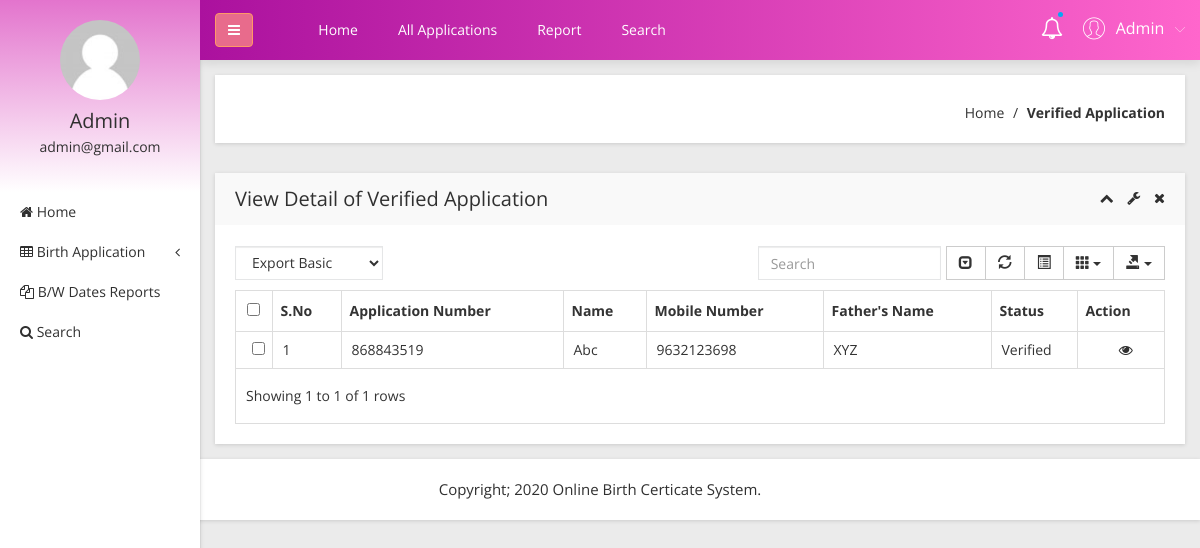
Page /obcs/admin/verified-birth-application.php (signed in) on the committed database.
### tables this page shows
CREATE TABLE `tblapplication` (
  `ID` int(10) NOT NULL,
  `UserID` int(5) NOT NULL,
  `ApplicationID` varchar(200) DEFAULT NULL,
  `DateofBirth` varchar(200) DEFAULT NULL,
  `Gender` varchar(50) DEFAULT NULL,
  `FullName` varchar(200) DEFAULT NULL,
  `PlaceofBirth` varchar(200) DEFAULT NULL,
  `NameofFather` varchar(200) DEFAULT NULL,
  `PermanentAdd` mediumtext DEFAULT NULL,
  `PostalAdd` mediumtext DEFAULT NULL,
  `MobileNumber` bigint(10) DEFAULT NULL,
  `Email` varchar(200) DEFAULT NULL,
  `Dateofapply` timestamp NULL DEFAULT current_timestamp(),
  `Remark` varchar(200) DEFAULT NULL,
  `Status` varchar(50) DEFAULT NULL,
  `UpdationDate` timestamp NULL DEFAULT NULL ON UPDATE current_timestamp()
);

### obcs/admin/verified-birth-application.php (the view, shortened to what this page needs)
<?php
include('includes/dbconnection.php');
if (strlen($_SESSION['obcsaid']==0)) {
  header('location:logout.php');
  } else{
  ?>
<!doctype html>
<html class="no-js" lang="en">
<head>
    <link rel="stylesheet" href="css/bootstrap.min.css">
    <link rel="stylesheet" href="css/font-awesome.min.css">
    <link rel="stylesheet" href="css/adminpro-custon-icon.css">
    <link rel="stylesheet" href="css/meanmenu.min.css">
    <link rel="stylesheet" href="css/jquery.mCustomScrollbar.min.css">
    <link rel="stylesheet" href="css/animate.css">
    <link rel="stylesheet" href="css/data-table/bootstrap-table.css">
    <link rel="stylesheet" href="css/data-table/bootstrap-editable.css">
    <link rel="stylesheet" href="css/normalize.css">
    <link rel="stylesheet" href="css/c3.min.css">
    <link rel="stylesheet" href="style.css">
    <link rel="stylesheet" href="css/responsive.css">
</head>
<body class="materialdesign">
    <div class="wrapper-pro">
      <?php include_once('includes/sidebar.php');?>
        <?php include_once('includes/header.php');?>
            <div class="breadcome-area mg-b-30 small-dn">
                <div class="container-fluid">
                    <div class="row">
                        <div class="col-lg-12">
                            <div class="breadcome-list shadow-reset">
                                <div class="row">
                                    <div class="col-lg-12">
                                        <ul class="breadcome-menu">
                                            <li><a href="dashboard.php">Home</a> <span class="bread-slash">/</span>
                                            </li>
                                            <li><span class="bread-blod">Verified Application</span>
                                            </li>
                                        </ul>
                                    </div>
                                </div>
                            </div>
                        </div>
                    </div>
                </div>
            </div>
            <div class="data-table-area mg-b-15">
                <div class="container-fluid">
                    <div class="row">
                        <div class="col-lg-12">
                            <div class="sparkline13-list shadow-reset">
                                <div class="sparkline13-hd">
                                    <div class="main-sparkline13-hd">
                                        <h1>View <span class="table-project-n">Detail of</span> Verified Application</h1>
                                        <div class="sparkline13-outline-icon">
                                            <span class="sparkline13-collapse-link"><i class="fa fa-chevron-up"></i></span>
                                            <span><i class="fa fa-wrench"></i></span>
                                            <span class="sparkline13-collapse-close"><i class="fa fa-times"></i></span>
                                        </div>
                                    </div>
                                </div>
                                <div class="sparkline13-graph">
                                    <div class="datatable-dashv1-list custom-datatable-overright">
                                        <div id="toolbar">
                                            <select class="form-control">
                                                <option value="">Export Basic</option>
                                            </select>
                                        </div>
                                        <table id="table" data-toggle="table" data-pagination="true" data-search="true" data-show-columns="true" data-show-pagination-switch="true" data-show-refresh="true" data-key-events="true" data-show-toggle="true" data-resizable="true" data-cookie="true" data-cookie-id-table="saveId" data-show-export="true" data-click-to-select="true" data-toolbar="#toolbar">
                                            <thead>
                                                <tr>
                                                    <th>S.No</th>
                                                    <th>Application Number</th>
                                                    <th>Name</th>
                                                    <th >Mobile Number</th>
                                                    <th>Father's Name</th>
                                                    <th>Status</th>
                                                    <th data-field="action">Action</th>
                                                </tr>
                                            </thead>
                                            <tbody>
                                              <?php
$sql="SELECT * from tblapplication where Status='Verified'";
$query = $dbh -> prepare($sql);
$query->execute();
$results=$query->fetchAll(PDO::FETCH_OBJ);
$cnt=1;
if($query->rowCount() > 0)
{
foreach($results as $row)
{               ?>
                                                <tr>
                                                    <td><?php echo htmlentities($cnt);?></td>
                                                    <td><?php  echo htmlentities($row->ApplicationID);?></td>
                                                    <td><?php  echo htmlentities($row->FullName);?></td>
                                                   <td><?php  echo htmlentities($row->MobileNumber);?></td>
                                                    <td><?php  echo htmlentities($row->NameofFather);?></td>
                                                  <?php if($row->Status==""){ ?>
                     <td><?php echo "Still Pending"; ?></td>
<?php } else { ?>                  <td><?php  echo htmlentities($row->Status);?>
                  </td>
                  <?php } ?>
                                                    <td class="datatable-ct"><a href="view-application-detail.php?viewid=<?php echo htmlentities ($row->ID);?>"><i class="fa fa-eye" aria-hidden="true"></i></a>
                                                    </td>
                                                </tr>
                                             <?php $cnt=$cnt+1;}} ?>
                                            </tbody>
                                        </table>
                                    </div>
                                </div>
                            </div>
                        </div>
                    </div>
                </div>
            </div>
        </div>
    </div>
  <?php include_once('includes/footer.php');?>
</body>
</html><?php }  ?>

### obcs/admin/includes/sidebar.php (shortened to what this page needs)
     <?php
include('includes/dbconnection.php');
if (strlen($_SESSION['obcsaid']==0)) {
  header('location:logout.php');
  } else{
  ?>
  <div class="left-sidebar-pro">
            <nav id="sidebar">
                <div class="sidebar-header">
                    <a href="#"><img src="img/message/avatar.jpg" alt="" />
                    </a>
                    <?php
$aid=$_SESSION['obcsaid'];
$sql="SELECT AdminName,Email from  tbladmin where ID=:aid";
$query = $dbh -> prepare($sql);
$query->bindParam(':aid',$aid,PDO::PARAM_STR);
$query->execute();
$results=$query->fetchAll(PDO::FETCH_OBJ);
$cnt=1;
if($query->rowCount() > 0)
{
foreach($results as $row)
{               ?>
                    <h3> <?php  echo $row->AdminName;?></h3>
                    <p> <?php  echo $row->Email;?></p>
                  <?php $cnt=$cnt+1;}} ?>
                </div>
                <div class="left-custom-menu-adp-wrap">
                    <ul class="nav navbar-nav left-sidebar-menu-pro">
                        <li class="nav-item">
                            <a href="dashboard.php" role="button" aria-expanded="false"><i class="fa big-icon fa-home"></i> <span class="mini-dn">Home</span> </a>
                        </li>
                        <li class="nav-item"><a href="#" data-toggle="dropdown" role="button" aria-expanded="false" class="nav-link dropdown-toggle"><i class="fa big-icon fa-table"></i> <span class="mini-dn">Birth Application</span> <span class="indicator-right-menu mini-dn"><i class="fa indicator-mn fa-angle-left"></i></span></a>
                        </li>
                        <li class="nav-item">
                            <a href="between-dates-report.php" role="button" aria-expanded="false"><i class="fa big-icon fa-files-o"></i> <span class="mini-dn">B/W Dates Reports</span> </a>
                        </li>
                        <li class="nav-item">
                            <a href="search.php" role="button" aria-expanded="false"><i class="fa fa-search"></i> <span class="mini-dn">Search</span> </a>
                        </li>
                    </ul>
                </div>
            </nav>
        </div>
        <?php }  ?>

### obcs/admin/includes/header.php (shortened to what this page needs)
      <?php
include('includes/dbconnection.php');
if (strlen($_SESSION['obcsaid']==0)) {
  header('location:logout.php');
  } else{
  ?>
 <div class="content-inner-all">
            <div class="header-top-area">
                <div class="fixed-header-top">
                    <div class="container-fluid">
                        <div class="row">
                            <div class="col-lg-1 col-md-6 col-sm-6 col-xs-12">
                                <button type="button" id="sidebarCollapse" class="btn bar-button-pro header-drl-controller-btn btn-info navbar-btn">
                                    <i class="fa fa-bars"></i>
                                </button>
                            </div>
                            <div class="col-lg-6 col-md-1 col-sm-1 col-xs-12">
                                <div class="header-top-menu tabl-d-n">
                                    <ul class="nav navbar-nav mai-top-nav">
                                        <li class="nav-item"><a href="dashboard.php" class="nav-link">Home</a>
                                        </li>
                                        <li class="nav-item"><a href="all-birth-application.php" class="nav-link">All Applications</a>
                                        </li>
                                        <li class="nav-item"><a href="between-dates-report.php" class="nav-link">Report</a>
                                        </li>
                                        <li class="nav-item"><a href="search.php" class="nav-link">Search</a>
                                        </li>
                                    </ul>
                                </div>
                            </div>
                            <div class="col-lg-5 col-md-5 col-sm-6 col-xs-12">
                                <div class="header-right-info">
                                    <ul class="nav navbar-nav mai-top-nav header-right-menu">
                                        <li class="nav-item"><a href="new-birth-application.php" data-toggle="dropdown" role="button" aria-expanded="false" class="nav-link dropdown-toggle"><i class="fa fa-bell-o" aria-hidden="true"></i><span class="indicator-nt"></span></a>
                                        </li>
                                        <li class="nav-item">
                                            <a href="#" data-toggle="dropdown" role="button" aria-expanded="false" class="nav-link dropdown-toggle">
                                                <?php
$aid=$_SESSION['obcsaid'];
$sql="SELECT AdminName,Email from  tbladmin where ID=:aid";
$query = $dbh -> prepare($sql);
$query->bindParam(':aid',$aid,PDO::PARAM_STR);
$query->execute();
$results=$query->fetchAll(PDO::FETCH_OBJ);
$cnt=1;
if($query->rowCount() > 0)
{
foreach($results as $row)
{               ?>
                                                <span class="adminpro-icon adminpro-user-rounded header-riht-inf"></span>
                                                <span class="admin-name"><?php  echo $row->AdminName;?></span>
                                                <span class="author-project-icon adminpro-icon adminpro-down-arrow"></span><?php $cnt=$cnt+1;}} ?>
                                            </a>
                                        </li>
                                    </ul>
                                </div>
                            </div>
                        </div>
                    </div>
                </div>
            </div><?php }  ?>

### rows in the picture
tblapplication: ApplicationID "868843519", FullName "Abc", MobileNumber "9632123698", NameofFather "XYZ", Status "Verified"

### other values in the picture
$row->AdminName "Admin"
$row->Email "admin@gmail.com"
